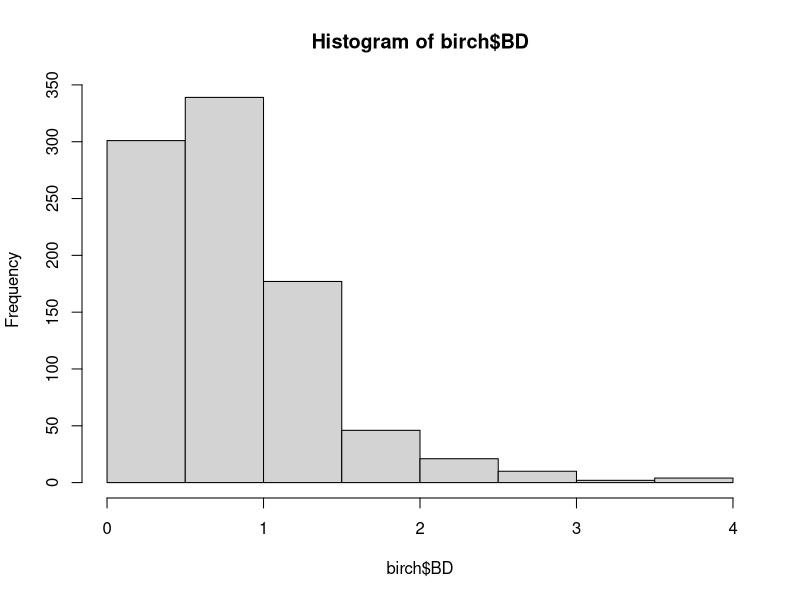
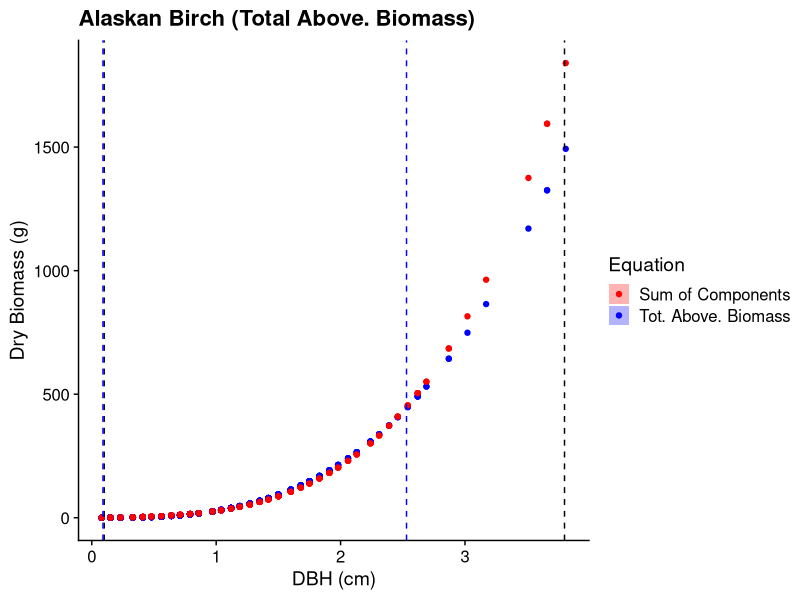
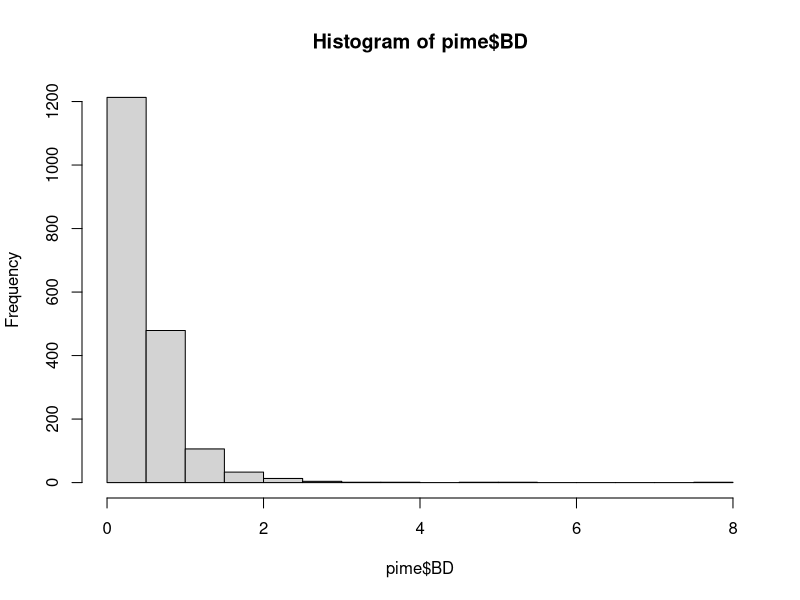
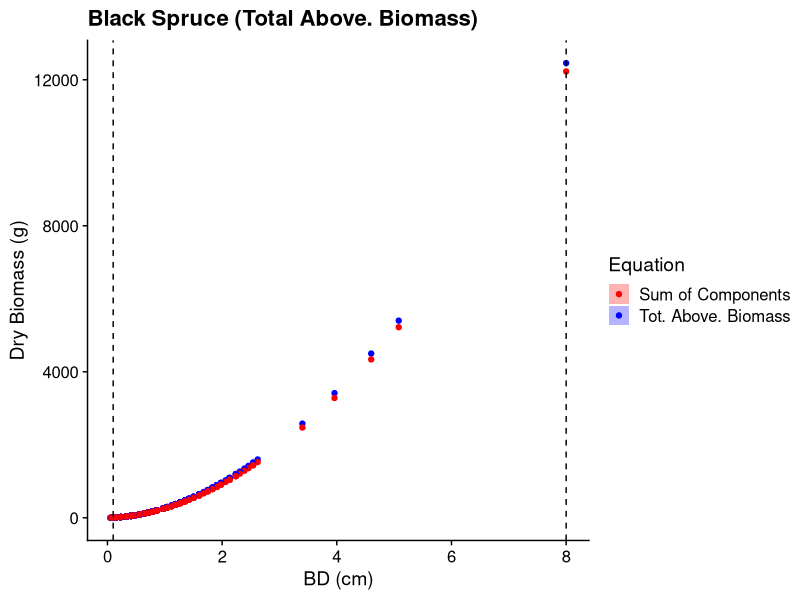
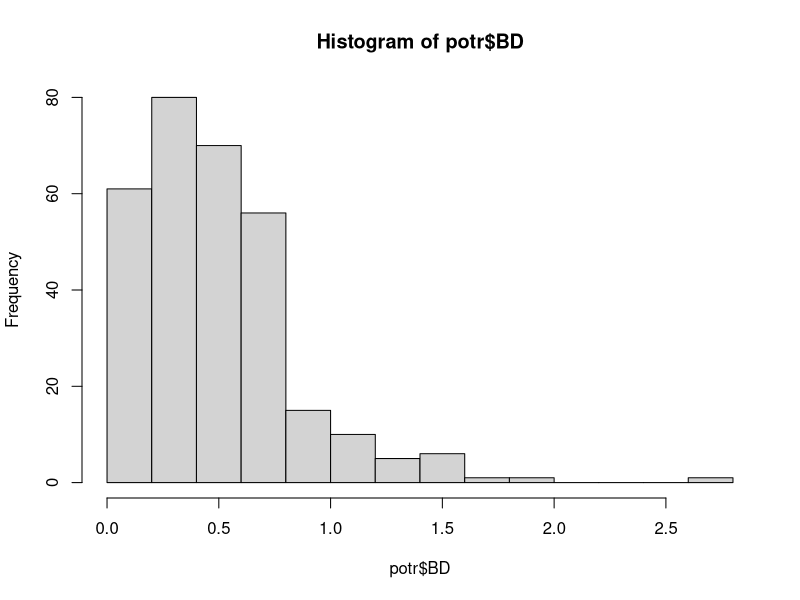
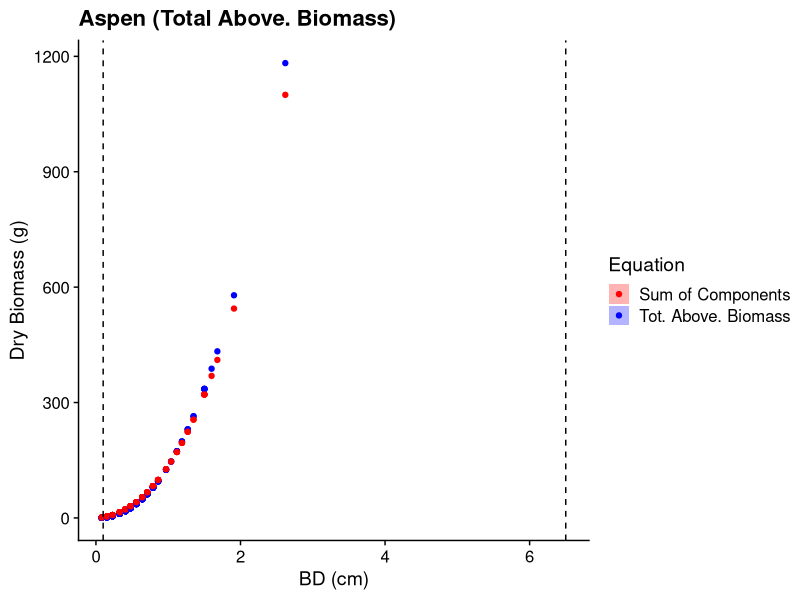
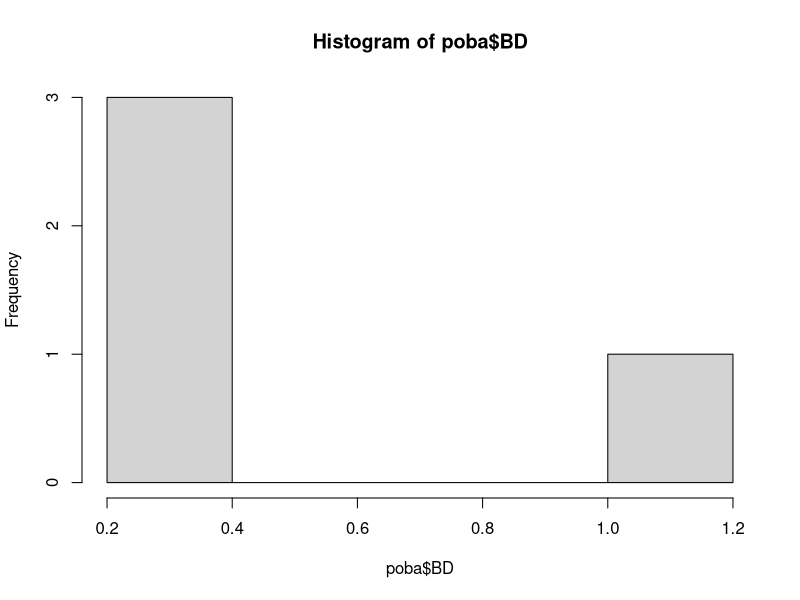
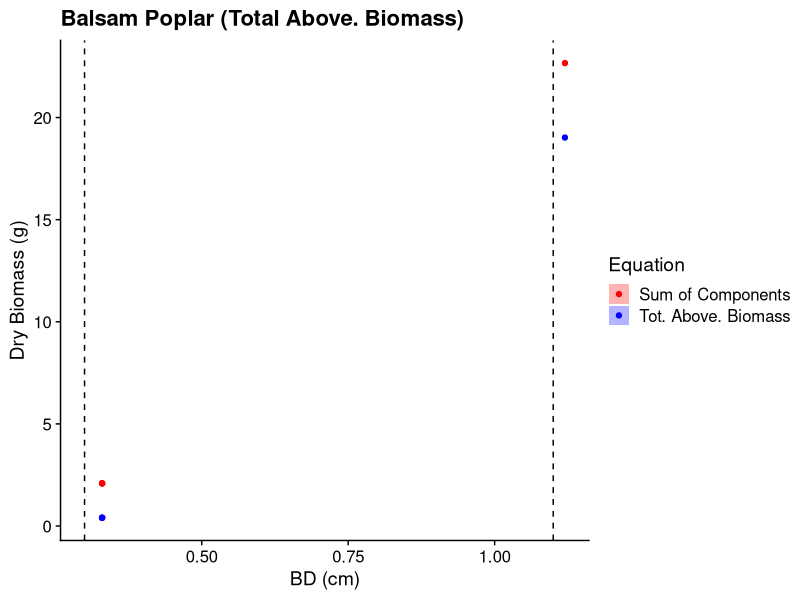

The R source for these figures, in order: (Note: this script raises an error after producing the figures.)
# Understory Biomass ####################################

# input: herb.csv
# output: data/output/understory_biomass_plot.csv

library(ggplot2)
library(cowplot); theme_set(theme_cowplot())
library(tidyverse)
library(here)
options(scipen = 999)

regen <- read.csv(here("data/herbivory/herb.csv")) # has heights

# filtering out everything below DBH
regen <- regen %>%
  filter(HEIGHT_M <1.37) %>%
  rename("BD" = "DBH_CM")

unique(regen$SPP)

# BIRCH ###########################################################################
# Berner et al. 2015

birch <- regen %>%
  filter(SPP == "BENE") %>%
  filter(BD < 5)
hist(birch$BD)
summary(birch$BD) # min 0.08, max 3.81

# 32_2 has 10.5 cm birch, 3.5 feet tall, dead - taking out of regen
# found typo in 40_2 BENE height, fixed
# found typo in 58_0 BENE height, fixed
# 33_1 has dead 5.49 cm birch, 2 feet tall - taking out

## total ########################

tab_bene <- function(x) 28.1*x^2.97
# n = 19, r2 = 0.98

birch$EQ_tab <- tab_bene(birch$BD)

## components ######################
# testing out calculating each component

# STEM
stem_bene <- function(x) 17.47*x^(2.36)
# n = 19, r2 = 0.89

birch$stem <- stem_bene(birch$BD)

# BRANCH
branch_bene <- function(x) 5.73*(x^4.06)
# n = 19, r2 = 0.98

birch$branch <- branch_bene(birch$BD)

# NEW GROWTH
growth_bene <- function(x) 4.57*(x^2.45)
# n = 10, r2 = 0.88

birch$growth <- growth_bene(birch$BD)

## graph #################################

# summing up components
birch$EQ_sum <-  birch$stem + birch$branch + birch$growth

birch <- birch %>%
  pivot_longer(
    cols = starts_with("EQ"),
    names_to = "EQ",
    values_to = "Biomass")

# subtracting foliage for dead individuals
# birch$Biomass[birch$CANOPY == 0] <- birch$Biomass[birch$CANOPY == 0] - birch$fol[birch$CANOPY == 0] - birch$crown[birch$CANOPY == 0]

ggplot(birch, aes(x = BD)) +
  geom_point(aes(y = Biomass, col = EQ)) +
  geom_ribbon(aes(ymax = Biomass, ymin = Biomass, fill = EQ), alpha = .3) +
  geom_vline(xintercept = c(0.1, 3.8), linetype = "dashed") +
  geom_vline(xintercept = c(0.09, 2.53), linetype = "dashed", col = "blue")  +
  scale_color_manual(values = c("red", "blue"),
                     labels = c("Sum of Components", "Tot. Above. Biomass"),
                     name = "Equation") +
  scale_fill_manual(values = c("red", "blue"),
                    labels = c("Sum of Components", "Tot. Above. Biomass"),
                    name = "Equation") +
  labs(x = "DBH (cm)", y = "Dry Biomass (g)", title = "Alaskan Birch (Total Above. Biomass)")
 # geom_text(mapping = aes(x = 1.5, y = 185000, label = "Observed Range"),
  #          angle = 90, size = 3, check_overlap = TRUE)
# geom_text(mapping = aes(x = 5, y = 185000, label = "Equation Range"),
#          angle = 90, size = 3, color = "Blue", check_overlap = TRUE)
# ylim(c(0, 225000))

birch <- birch %>%
  filter(EQ == "EQ_tab") %>%
  select(!c(branch, stem, growth))

# BLACK SPRUCE ############################################################################
# Alexander at al. 2012

pime <- regen %>%
  filter(SPP == "PIME")
hist(pime$BD)
summary(pime$BD) # min 0.05, max 8

## total ########################

# second equation in table
tab_pime <- function(x) 271.46*(x^1.84)
# n = 78, r2 = 0.92

pime$EQ_tab <- tab_pime(pime$BD)


##  components ######################
# testing out calculating each component

# STEMWOOD
stem_pime <- function(x) 117.91*(x^1.99)
# n = 78, r2 = 0.95

pime$stem <- stem_pime(pime$BD)

# FOLIAGE
fol_pime <- function(x) 55.4*x^(1.47)
# n = 56, r2 = 0.5

pime$fol <- fol_pime(pime$BD)

# LIVE CROWN
crown_pime <- function(x) 83.52*x^(1.8)
# n = 78, r2 = 0.72

pime$crown <- crown_pime(pime$BD)

# CROWN GROWTH
growth_pime <- function(x) 5.26*x^(1.55)
# n = 56, r2 = 0.5

pime$growth <- growth_pime(pime$BD)


## graph ###########################################

# summing up components
pime$EQ_sum <- pime$fol + pime$stem + pime$crown + pime$growth

# pivoting out
pime <- pime %>%
  pivot_longer(
    cols = starts_with("EQ"),
    names_to = "EQ",
    values_to = "Biomass")

ggplot(pime, aes(x = BD)) +
  geom_point(aes(y = Biomass, col = EQ)) +
  geom_ribbon(aes(ymax = Biomass, ymin = Biomass, fill = EQ), alpha = .3) +
  geom_vline(xintercept = c(0.1, 8), linetype = "dashed") +
  # geom_vline(xintercept = c(0, 12.8), linetype = "dashed", col = "blue")  +
  scale_color_manual(values = c("red", "blue"),
                     labels = c("Sum of Components", "Tot. Above. Biomass"),
                     name = "Equation") +
  scale_fill_manual(values = c("red", "blue"),
                    labels = c("Sum of Components", "Tot. Above. Biomass"),
                    name = "Equation") +
  labs(x = "BD (cm)", y = "Dry Biomass (g)", title = "Black Spruce (Total Above. Biomass)")
 # geom_text(mapping = aes(x = 1.5, y = 100000, label = "Observed Range"),
  #          angle = 90, size = 3, check_overlap = TRUE)
#geom_text(mapping = aes(x = 14, y = 100000, label = "Equation Range"),
#         angle = 90, size = 3, color = "Blue", check_overlap = TRUE)
# ylim(c(0, 110000))

# subtracting foliage for dead individuals
pime$Biomass[pime$CANOPY == 0] <- pime$Biomass[pime$CANOPY == 0] - pime$fol[pime$CANOPY == 0] - pime$crown[pime$CANOPY == 0]

pime <- pime %>%
  filter(EQ == "EQ_tab") %>%
  select(!c(fol, crown, stem, growth))

# ASPEN ############################################################################
# Alexander et al. 2012

potr <- regen %>%
  filter(SPP == "POTR")
hist(potr$BD)
summary(potr$BD) # min 0.08, max 2.6

## total ######################
tab_potr <- function(x) 134.1*x^(2.26)
# n = 40, r2 = 0.99
# SE

potr$EQ_tab <- tab_potr(potr$BD)

## component ######################
# calculating each component

# STEMWOOD/BARK
stem_potr <- function(x) 64.01*x^(2.51)
# n = 23, r2 = 0.98

potr$stem <- stem_potr(potr$BD)

# FOLIAGE
fol_potr <- function(x) 18.98*x^(1.53)
# n = 41,r2 = 0.91

potr$fol <- fol_potr(potr$BD)

# LIVE CROWN
crown_potr <- function(x)  41.74*x^(1.83)
# n = 21, r2 = 0.83

potr$crown <- crown_potr(potr$BD)

# CROWN GROWTH
growth_potr <- function(x) 10.24*x^(1.76)
# n = 23, r2 = 0.91

potr$growth <- growth_potr(potr$BD)

## graph ###################################

# summing up components
potr$EQ_sum <- potr$fol + potr$crown + potr$stem + potr$growth

potr <- potr %>%
  pivot_longer(
    cols = starts_with("EQ"),
    names_to = "EQ",
    values_to = "Biomass")

ggplot(potr, aes(x = BD)) +
  geom_point(aes(y = Biomass, col = EQ)) +
  geom_ribbon(aes(ymax = Biomass , ymin = Biomass , fill = EQ), alpha = .3) +
  geom_vline(xintercept = c(0.1, 6.5), linetype = "dashed")   +
  scale_color_manual(values = c("red", "blue"),
                     labels = c("Sum of Components", "Tot. Above. Biomass"),
                     name = "Equation") +
  scale_fill_manual(values = c("red", "blue"),
                    labels = c("Sum of Components", "Tot. Above. Biomass"),
                    name = "Equation") +
  labs(x = "BD (cm)", y = "Dry Biomass (g)", title = "Aspen (Total Above. Biomass)")
  # geom_text(mapping = aes(x = 0.45, y = 8000, label = "Observed Range"),
  #           angle = 90, size = 3, check_overlap = TRUE)
# geom_text(mapping = aes(x = 14, y = 100000, label = "Equation Range"),
#           angle = 90, size = 3, color = "Blue", check_overlap = TRUE)

# subtracting foliage for dead individuals
potr$Biomass[potr$CANOPY == 0] <- potr$Biomass[potr$CANOPY == 0] - potr$fol[potr$CANOPY == 0] - potr$crown[potr$CANOPY == 0]

potr <- potr %>%
  filter(EQ == "EQ_tab") %>%
  select(!c(fol, crown, stem, growth))


# POPLAR ############################################################################
# Alexander et al. 2012

poba <- regen %>%
  filter(SPP == "POBA")
hist(poba$BD) # 4 of these
summary(poba$BD) # min 0.3, 1.1

## total########################
# testing total aboveground biomass equations
# only testing those that only require BD

# first equation in table
tab_poba <- function(x) 13.31*(x^3.15)
# n = 17, r2 = 0.96

poba$EQ_tab <- tab_poba(poba$BD)


## component ######################
# testing out calculating each component

# STEMWOOD / BARK
stem_poba <- function(x) 4.28*x^(3.68)
# n = 17, r2 = 0.96

poba$stem <- stem_poba(poba$BD)

# BRANCH
branch_poba <- function(x) 2.23*x^(3.19)
# n = 17, r2 = 0.94

poba$branch <- branch_poba(poba$BD)

# GROWTH
growth_poba <- function(x) 10.88*x^(1.55)
# n = 15, r2 = 0.85

poba$growth <- growth_poba(poba$BD)

## graph ##########################

# summing up components
poba$EQ_sum <-  poba$branch + poba$stem + poba$growth

poba <- poba %>%
  pivot_longer(
    cols = starts_with("EQ"),
    names_to = "EQ",
    values_to = "Biomass")

ggplot(poba, aes(x = BD)) +
  geom_point(aes(y = Biomass, col = EQ)) +
  geom_ribbon(aes(ymax = Biomass , ymin = Biomass , fill = EQ), alpha = .3) +
  geom_vline(xintercept = c(0.3, 1.1), linetype = "dashed")   +
  scale_color_manual(values = c("red", "blue"),
                     labels = c("Sum of Components", "Tot. Above. Biomass"),
                     name = "Equation") +
  scale_fill_manual(values = c("red", "blue"),
                    labels = c("Sum of Components", "Tot. Above. Biomass"),
                    name = "Equation") +
  labs(x = "BD (cm)", y = "Dry Biomass (g)", title = "Balsam Poplar (Total Above. Biomass)")
  # geom_text(mapping = aes(x = 1.35, y = 900, label = "Observed Range"),
  #           angle = 90, size = 3, check_overlap = TRUE)

# subtracting foliage for dead individuals
# poba$Biomass[poba$CANOPY == 0] <- poba$Biomass[poba$CANOPY == 0] - poba$fol[poba$CANOPY == 0] - poba$crown[poba$CANOPY == 0]

poba <- poba %>%
  filter(EQ == "EQ_tab") %>%
  select(!c(branch, stem, growth))

# SALIX ##################################################################
# Berger

salix <- regen %>%
  filter(SPP == "SALIX")
hist(salix$BD)
summary(salix$BD) # min 0.8, max 2.46


## total ##########################
tab_salix <- function(x) 27.58*x^(2.36)
# n =10, r2 = 0.54

salix$EQ_tab <- tab_salix((salix$BD))

## components #################
    ## stem
    stem_salix <- function(x) 20.62*x^(2.29)
    # n = 10, r2 = 0.537

    salix$stem <- stem_salix(salix$BD)

    ## branch
    branch_salix <- function(x) 5.19*x^(2.37)
    # n = 10, r2 = 0.489

    salix$branch <- branch_salix(salix$BD)

    ## growth
     growth_salix <- function(x) 10.54*x^(1.71)
    # n = 10, r2 = 0.489

    salix$growth <- growth_salix(salix$BD)


## graph ###################

# summing up components
salix$EQ_sum <- salix$stem + salix$branch + salix$growth

salix <- salix %>%
  pivot_longer(
    cols = starts_with("EQ"),
    names_to = "EQ",
    values_to = "Biomass")

ggplot(salix, aes(x = BD)) +
  geom_point(aes(y = Biomass, col = EQ)) +
  geom_ribbon(aes(ymax = Biomass , ymin = Biomass , fill = EQ), alpha = .3) +
  geom_vline(xintercept = c(0.08, 2.46), linetype = "dashed")  +
  scale_color_manual(values = c("red", "blue"),
                     labels = c("Sum of Components", "Tot. Above. Biomass"),
                     name = "Equation") +
  scale_fill_manual(values = c("red", "blue"),
                    labels = c("Sum of Components", "Tot. Above. Biomass"),
                    name = "Equation") +
  labs(x = "BD (cm)", y = "Dry Biomass (g)", title = "Salix (Total Above. Biomass)")
# geom_text(mapping = aes(x = 1.35, y = 900, label = "Observed Range"),
#           angle = 90, size = 3, check_overlap = TRUE)

# subtracting foliage for dead individuals
# salix$Biomass[salix$CANOPY == 0] <- salix$Biomass[salix$CANOPY == 0] - salix$fol[salix$CANOPY == 0]

salix <- salix %>%
  filter(EQ == "EQ_sum") %>%
  select(!c(branch, stem, growth))

# ALDER #######################################






# ALL ###################################################################
# testing out numbers (for those that work)

test <- rbind(pime, birch, potr, poba, salix)

ggplot(test, aes(x = as.factor(TREAT), y = Biomass)) + geom_point() + geom_jitter()

ggplot(test, aes(x = as.factor(TREAT), y = Biomass, fill = SITE)) + geom_boxplot() +
  labs(title = "Biomass of each seedling between sites")

ggplot(test, aes(x = as.factor(TREAT), y = Biomass, fill = SPP)) + geom_boxplot() + facet_wrap(~SITE) +
  labs(title = "Biomass")

test[which(test$Biomass > 7500),] # one spruce with BD = 8 [double check] 33_1

test <- test %>%
  filter(Biomass <75000)

# right now, biomass in grams per tree
plot_biomass <- test %>%
  group_by(SITE, TREAT, PLOT) %>%
  summarise(Biomass = sum(Biomass))

### START HERE - ADD SUBPLOT SIZE FOR REGEN
  # adding in quandrants/m2
  plot_biomass$m2 <- 9 # default
      # exceptions:
      plot_biomass$m2[plot_biomass$PLOT == "15_3"] <- 25
      plot_biomass$m2[plot_biomass$PLOT == "17_3"] <- 25
      plot_biomass$m2[plot_biomass$PLOT == "32_2"] <- 100
      plot_biomass$m2[plot_biomass$PLOT == "52_1"] <- 100
      plot_biomass$m2[plot_biomass$PLOT == "40_2"] <- 100
      plot_biomass$m2[plot_biomass$PLOT == "55_3"] <- 100
      plot_biomass$m2[plot_biomass$PLOT == "10_0"] <- 100
      plot_biomass$m2[plot_biomass$PLOT == "33_1"] <- 100

# scaling to grams per meter2
      plot_biomass$g.m2 <- plot_biomass$Biomass / plot_biomass$m2

      plot_biomass$biomass_plot <- plot_biomass$g.m2 * 400

ggplot(plot_biomass, aes(x = as.factor(TREAT), y = g.m2, fill = SITE)) + geom_boxplot() +
  labs(title = "Understory Biomass")

plot0x <- plot_biomass %>%
  filter(TREAT == 0) %>%
  ggplot(aes(x = as.factor(TREAT), y = g.m2, fill = SITE)) +
  geom_boxplot() +
  scale_fill_manual(name = "Site", labels = c("Upland", "Lowland"),
                    values = c("#d9f0a3","#78c679")) +
  labs(title = "Understory Biomass", y = "Total Biomass (grams/m2)", x = "" ) +
  theme(legend.position = "none") +
  geom_hline(yintercept = 400, linetype = "dashed", color = "grey")
plot0x

plot123x <- plot_biomass %>%
  filter(TREAT != 0) %>%
  ggplot(aes(x = as.factor(TREAT), y = g.m2, fill = SITE)) +
  geom_boxplot() +
  scale_fill_manual(name = "Site", labels = c("Upland", "Lowland"),
                    values = c("#d9f0a3","#78c679")) +
  labs(title = " ", y = " ", x = "Number of Fires" ) +
  geom_hline(yintercept = 400, linetype = "dashed", color = "grey")
plot123x

plot_grid(plot0x, plot123x, rel_widths = c(0.75, 1.5))

# Exporting file ##################################

# averaging dalon 2 for 47_2
# averaging steese 2 for 34_2

plot_biomass %>%
  group_by(SITE, TREAT) %>%
  summarise(mean(Biomass), mean(biomass_plot), max(m2), mean(g.m2)) %>%
  filter(TREAT == 2) %>%
  ungroup()

plot_biomass <- plot_biomass %>%
  ungroup() %>%
  add_row(SITE = "DALTON", TREAT = 2, PLOT = "47_2",
          Biomass = 7213, biomass_plot = 122491, m2 = NA, g.m2 = 306) %>%
  add_row(SITE = "STEESE", TREAT = 2, PLOT = "34_2",
          Biomass = 14040, biomass_plot = 623980, m2 = 9, g.m2 = 1560)
# output
write.csv(plot_biomass, here("data/output/understory_biomass_plot.csv"), row.names = FALSE)
